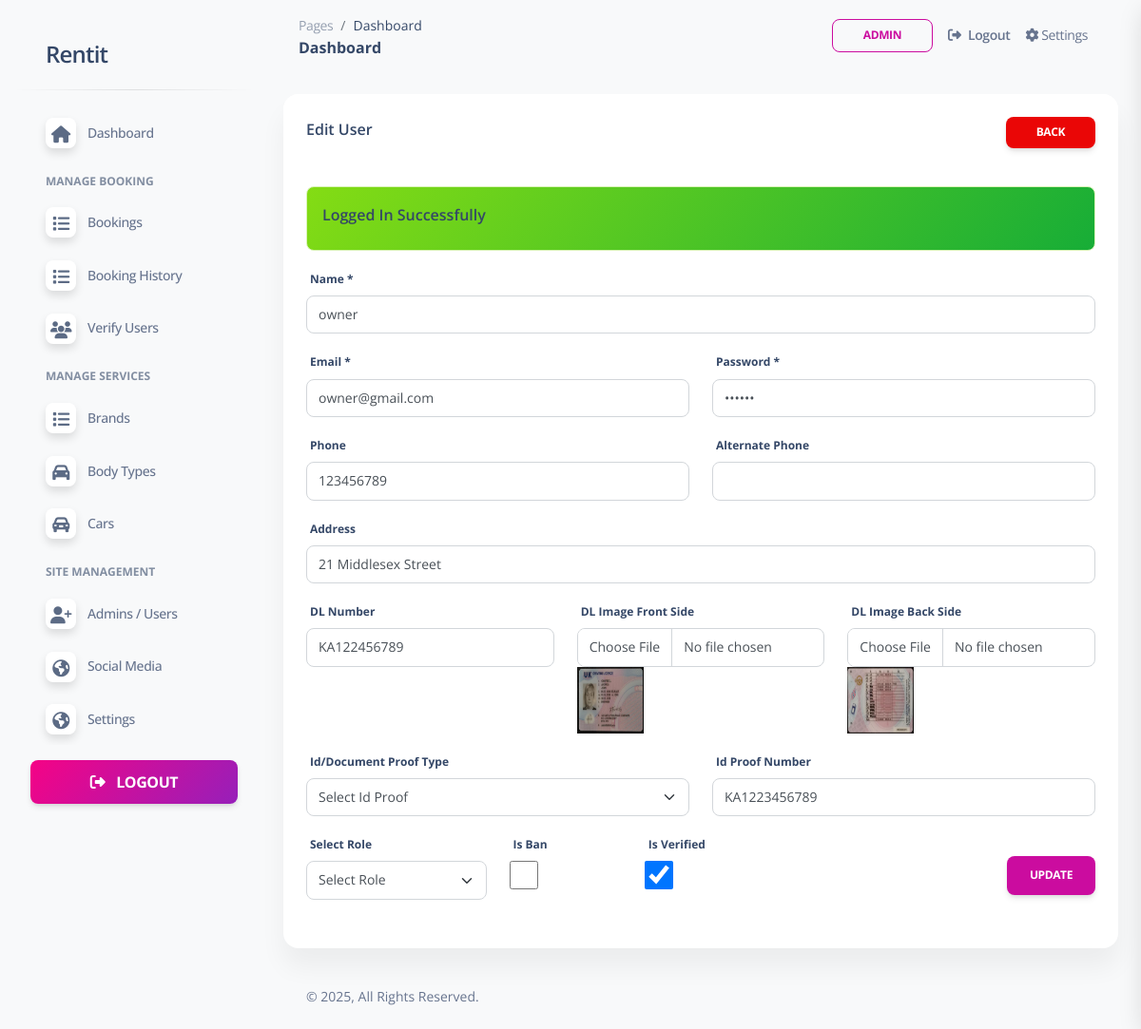
Screenshot of /admin/users-edit.php?id=2 (signed in) with the database file from the repository.
### tables this page shows
CREATE TABLE `web_settings` (
  `id` int(11) UNSIGNED NOT NULL,
  `title` varchar(255) NOT NULL,
  `url` varchar(255) DEFAULT NULL,
  `description` varchar(1000) DEFAULT NULL,
  `logo` varchar(100) DEFAULT NULL,
  `address` varchar(500) DEFAULT NULL,
  `email1` varchar(100) DEFAULT NULL,
  `email2` varchar(100) DEFAULT NULL,
  `phone1` varchar(15) DEFAULT NULL,
  `phone2` varchar(15) DEFAULT NULL
);

CREATE TABLE `users` (
  `id` int(11) UNSIGNED NOT NULL,
  `name` varchar(100) NOT NULL,
  `email` varchar(100) NOT NULL,
  `password` varchar(100) NOT NULL,
  `phone` varchar(20) DEFAULT NULL,
  `alt_phone` varchar(20) DEFAULT NULL,
  `address` varchar(500) DEFAULT NULL,
  `role` enum('user','owner','admin') DEFAULT NULL,
  `is_ban` tinyint(1) DEFAULT 0 COMMENT '0=active,1=ban',
  `is_verified` tinyint(1) NOT NULL DEFAULT 0,
  `remarks` varchar(500) DEFAULT NULL,
  `dl_number` varchar(100) DEFAULT NULL,
  `dl_image_front` varchar(100) DEFAULT NULL,
  `dl_image_back` varchar(100) DEFAULT NULL,
  `id_proof_type` enum('Passport','ID Card') DEFAULT NULL,
  `id_proof_number` varchar(100) DEFAULT NULL,
  `created_at` DATE DEFAULT (CURRENT_DATE)

);

### admin/users-edit.php (the view, shortened to what this page needs)
<?php include('includes/header.php'); ?>
    <div class="row">
        <div class="col-12">
            <div class="card mb-4">
                <div class="card-header pb-0">
                    <h6>Edit User
                        <a href="users.php" class="btn btn-danger btn-sm float-end">Back</a>
                    </h6>
                </div>
                <div class="card-body">
                    <form action="code.php" method="POST">
                        <?php
                            $user = getById('users',checkParamId('id'));
                            if($user['status'] == 200){
                        ?>
                        <div class="row">
                            <div class="col-md-12">
                                <div class="mb-3">
                                    <label>Name *</label>
                                    <input type="text" name="name" value="<?= $user['data']['name']; ?>" required class="form-control" />
                                </div>
                            </div>
                            <div class="col-md-6">
                                <div class="mb-3">
                                    <label>Email *</label>
                                    <input type="email" name="email" value="<?= $user['data']['email']; ?>" required class="form-control" />
                                </div>
                            </div>
                            <div class="col-md-6">
                                <div class="mb-3">
                                    <label>Password *</label>
                                    <input type="password" name="password" value="<?= $user['data']['password']; ?>" required class="form-control" />
                                </div>
                            </div>
                            <div class="col-md-6">
                                <div class="mb-3">
                                    <label>Phone</label>
                                    <input type="text" name="phone" value="<?= $user['data']['phone']; ?>" required class="form-control" />
                                </div>
                            </div>
                            <div class="col-md-6">
                                <div class="mb-3">
                                    <label>Alternate Phone</label>
                                    <input type="text" name="alt_phone" value="<?= $user['data']['alt_phone']; ?>" class="form-control" />
                                </div>
                            </div>
                            <div class="col-md-12">
                                <div class="mb-3">
                                    <label>Address</label>
                                    <input type="text" name="address" value="<?= $user['data']['address']; ?>" class="form-control" />
                                </div>
                            </div>
                            <div class="col-md-4">
                                <div class="mb-3">
                                    <label>DL Number</label>
                                    <input type="text" name="dl_number" value="<?= $user['data']['dl_number']; ?>" class="form-control" />
                                </div>
                            </div>
                            <div class="col-md-4">
                                <div class="mb-3">
                                    <label>DL Image Front Side</label>
                                    <input type="file" name="dl_image_front" class="form-control" />
                                    <?php if($user['data']['dl_image_front'] != ''){ ?>
                                        <img src="<?= '../'.$user['data']['dl_image_front']; ?>" style="width: 70px;height: 70px;" alt="DL Image Front Side" />
                                    <?php }else{ echo "No Image Uploaded"; } ?>
                                </div>
                            </div>
                            <div class="col-md-4">
                                <div class="mb-3">
                                    <label>DL Image Back Side</label>
                                    <input type="file" name="dl_image_back" class="form-control" />
                                    <?php if($user['data']['dl_image_back'] != ''){ ?>
                                        <img src="<?= '../'.$user['data']['dl_image_back']; ?>" style="width: 70px;height: 70px;" alt="DL Image Front Side" />
                                    <?php }else{ echo "No Image Uploaded"; } ?>
                                </div>
                            </div>
                            <div class="col-md-6">
                                <div class="mb-3">
                                    <label>Id/Document Proof Type</label>
                                    <select name="id_proof_type" class="form-select" required>
                                        <option value="">Select Id Proof</option>
                                    </select>
                                </div>
                            </div>
                            <div class="col-md-6">
                                <div class="mb-3">
                                    <label>Id Proof Number</label>
                                    <input type="text" name="id_proof_number"  value="<?= $user['data']['id_proof_number']; ?>" class="form-control" />
                                </div>
                            </div>
                            <div class="col-md-3">
                                <div class="mb-3">
                                    <label>Select Role</label>
                                    <select name="role" class="form-select" required>
                                        <option value="">Select Role</option>
                                    </select>
                                </div>
                            </div>
                            <div class="col-md-2">
                                <div class="mb-3">
                                    <label>Is Ban</label>
                                    <br/>
                                    <input type="checkbox" style="width:30px;height:30px;" name="is_ban" <?= $user['data']['is_ban'] == true ? 'checked':''; ?> />
                                </div>
                            </div>
                            <div class="col-md-2">
                                <div class="mb-3">
                                    <label>Is Verified</label>
                                    <br/>
                                    <input type="checkbox" style="width:30px;height:30px;" name="is_verified" <?= $user['data']['is_verified'] == true ? 'checked':''; ?> />
                                </div>
                            </div>
                            <div class="col-md-5 mb-3 text-end">
                                <br/>
                                <button type="submit" name="updateUser" class="btn btn-primary">Update</button>
                            </div>
                        </div>
                        <?php
                            } else {
                                echo '<h5>'.$user['message'].'</h5>';
                            }
                        ?>
                    </form>
                </div>
            </div>
        </div>
    </div>
<?php include('includes/footer.php'); ?>

### admin/includes/sidebar.php
<?php
$pageName = substr($_SERVER["SCRIPT_NAME"],strrpos($_SERVER["SCRIPT_NAME"],"/")+1);
?>
<aside class="sidenav navbar navbar-vertical navbar-expand-xs border-0 border-radius-xl my-3 fixed-start ms-3 " id="sidenav-main">
    <div class="sidenav-header">
      <a class="navbar-brand m-0" href="dashboard.php" target="_blank">
        <h4><?= webSetting('title') ?? 'Funda Services'; ?></h4>
      </a>
    </div>
    <hr class="horizontal dark mt-0">
    <div class="collapse navbar-collapse w-auto" id="sidenav-collapse-main">
      <ul class="navbar-nav">
        <li class="nav-item">
          <a class="nav-link
            <?= $pageName == "dashboard.php"?'active':'' ?>" href="dashboard.php">
            <div class="icon icon-shape icon-sm shadow border-radius-md bg-white text-center me-2 d-flex align-items-center justify-content-center">
                <i class="fa fa-home <?= $pageName == "dashboard.php"?'text-white':'text-dark' ?>   text-lg"></i>
            </div>
            <span class="nav-link-text ms-1">Dashboard</span>
          </a>
        </li>
        <li class="nav-item mt-3">
          <h6 class="ps-4 ms-2 text-uppercase text-xs font-weight-bolder opacity-6">Manage Booking</h6>
        </li>
        <li class="nav-item">
          <a class="nav-link  <?= $pageName == "bookings.php"?'active':'' ?>"  href="bookings.php">
            <div class="icon icon-shape icon-sm shadow border-radius-md bg-white text-center me-2 d-flex align-items-center justify-content-center">
                <i class="fa fa-list <?= $pageName == "bookings.php"?'text-white':'text-dark' ?>   text-lg"></i>
            </div>
            <span class="nav-link-text ms-1">Bookings</span>
          </a>
        </li>
        <li class="nav-item">
          <a class="nav-link <?= $pageName == "booking-history.php"?'active':'' ?>" href="booking-history.php">
            <div class="icon icon-shape icon-sm shadow border-radius-md bg-white text-center me-2 d-flex align-items-center justify-content-center">
                <i class="fa fa-list <?= $pageName == "booking-history.php"?'text-white':'text-dark' ?> text-lg"></i>
            </div>
            <span class="nav-link-text ms-1">Booking History</span>
          </a>
        </li>
        <li class="nav-item">
          <a class="nav-link <?= $pageName == "verify-users.php"?'active':'' ?>" href="verify-users.php">
            <div class="icon icon-shape icon-sm shadow border-radius-md bg-white text-center me-2 d-flex align-items-center justify-content-center">
                <i class="fa fa-users <?= $pageName == "verify-users.php"?'text-white':'text-dark' ?> text-lg"></i>
            </div>
            <span class="nav-link-text ms-1">Verify Users</span>
          </a>
        </li>
        <li class="nav-item mt-3">
          <h6 class="ps-4 ms-2 text-uppercase text-xs font-weight-bolder opacity-6">Manage Services</h6>
        </li>
        <li class="nav-item">
          <a class="nav-link <?= $pageName == "brands.php"?'active':'' ?>" href="brands.php">
            <div class="icon icon-shape icon-sm shadow border-radius-md bg-white text-center me-2 d-flex align-items-center justify-content-center">
                <i class="fa fa-list <?= $pageName == "brands.php"?'text-white':'text-dark' ?>   text-lg"></i>
            </div>
            <span class="nav-link-text ms-1">Brands</span>
          </a>
        </li>
        <li class="nav-item">
          <a class="nav-link
            <?= $pageName == "body-types.php"?'active':'' ?>"
            href="body-types.php">
            <div class="icon icon-shape icon-sm shadow border-radius-md bg-white text-center me-2 d-flex align-items-center justify-content-center">
                <i class="fa fa-car <?= $pageName == "body-types.php"?'text-white':'text-dark' ?>   text-lg"></i>
            </div>
            <span class="nav-link-text ms-1">Body Types</span>
          </a>
        </li>
        <li class="nav-item">
          <a class="nav-link <?= $pageName == "cars.php"?'active':'' ?>" href="cars.php">
            <div class="icon icon-shape icon-sm shadow border-radius-md bg-white text-center me-2 d-flex align-items-center justify-content-center">
                <i class="fa fa-car-alt <?= $pageName == "cars.php"?'text-white':'text-dark' ?>   text-lg"></i>
            </div>
            <span class="nav-link-text ms-1">Cars</span>
          </a>
        </li>
        <li class="nav-item mt-3">
          <h6 class="ps-4 ms-2 text-uppercase text-xs font-weight-bolder opacity-6">Site Management</h6>
        </li>
        <li class="nav-item">
          <a class="nav-link <?= $pageName == "users.php"?'active':'' ?>" href="users.php">
            <div class="icon icon-shape icon-sm shadow border-radius-md bg-white text-center me-2 d-flex align-items-center justify-content-center">
                <i class="fa fa-user-plus <?= $pageName == "users.php"?'text-white':'text-dark' ?>   text-lg"></i>
            </div>
            <span class="nav-link-text ms-1">Admins / Users</span>
          </a>
        </li>
        <li class="nav-item">
          <a class="nav-link <?= $pageName == "social-media.php"?'active':'' ?>" href="social-media.php">
            <div class="icon icon-shape icon-sm shadow border-radius-md bg-white text-center me-2 d-flex align-items-center justify-content-center">
                <i class="fa fa-globe <?= $pageName == "social-media.php"?'text-white':'text-dark' ?>   text-lg"></i>
            </div>
            <span class="nav-link-text ms-1">Social Media</span>
          </a>
        </li>
        <li class="nav-item">
          <a class="nav-link <?= $pageName == "settings.php"?'active':'' ?>"
          href="settings.php">
            <div class="icon icon-shape icon-sm shadow border-radius-md bg-white text-center me-2 d-flex align-items-center justify-content-center">
                <i class="fa fa-globe <?= $pageName == "settings.php"?'text-white':'text-dark' ?> text-lg" ></i>
            </div>
            <span class="nav-link-text ms-1">Settings</span>
          </a>
        </li>
      </ul>
    </div>
    <div class="sidenav-footer mx-3 ">
      <a class="btn bg-gradient-primary mt-3 fs-6 w-100" href="logout.php">
        <i class="fa fa-sign-out me-2"></i> Logout
      </a>
    </div>
  </aside>

### admin/assets/css/nucleo-svg.css (style rules this page uses)
.icon { display: inline-block; color: #111111; height: 1em; width: 1em; }
.icon-sm { height: 0.8em; width: 0.8em; }
.icon { fill: currentColor; stroke: none; }

### rows the page displays
web_settings: title "Rentit"
users: name "owner", email "owner@gmail.com", phone "123456789", address "21 Middlesex Street", dl_number "KA122456789", dl_image_front (picture), dl_image_back (picture), id_proof_number "KA1223456789", is_verified "☑"

### other values shown
$_SESSION['loggedInUser']['name'] "ADMIN"
$_SESSION['status'] "Logged In Successfully"
